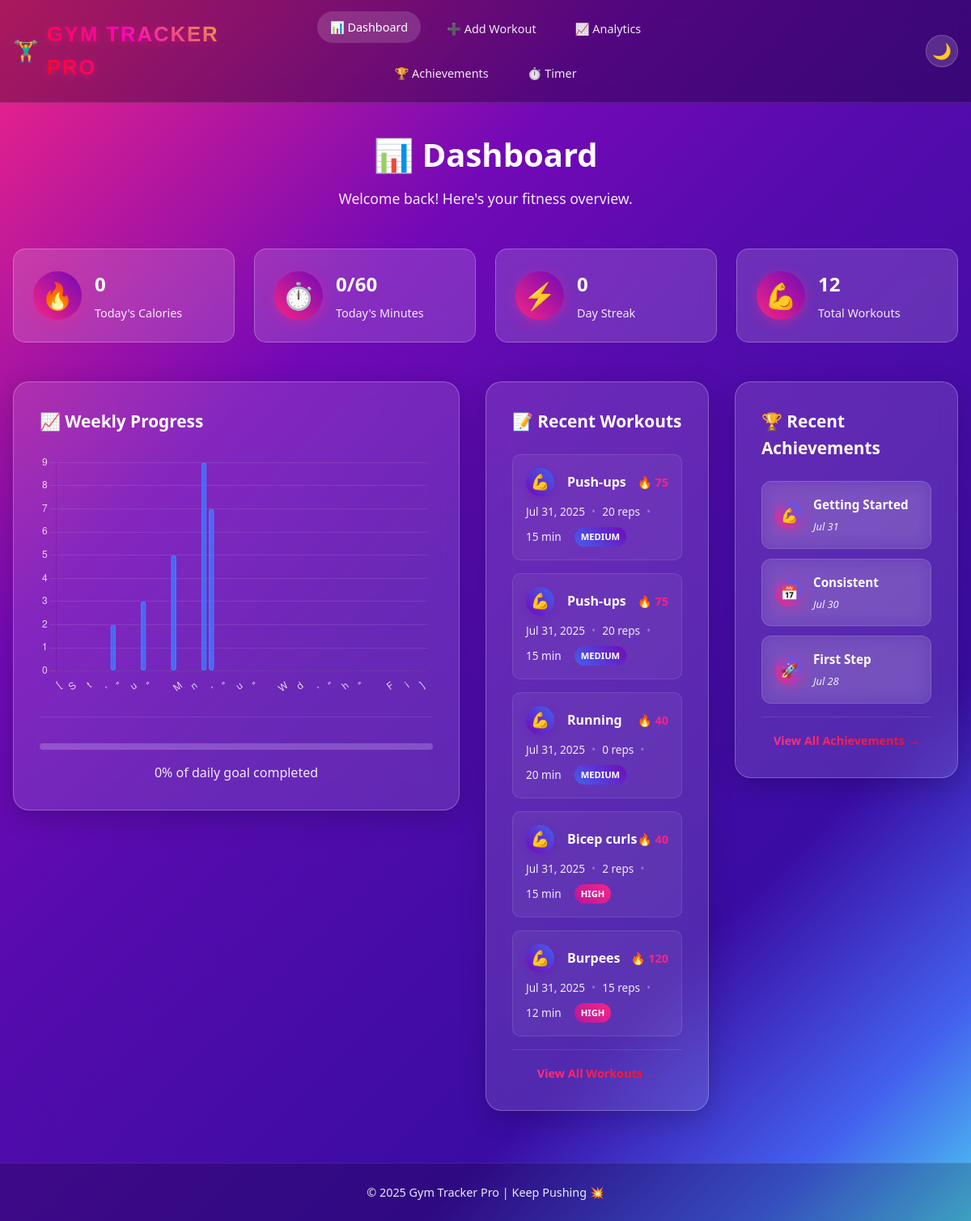
The page / on the database its author committed.
### gymapp/models.py (models this page shows, shortened)
class WorkoutLog(models.Model):
    CATEGORY_CHOICES = [
        ('Chest', 'Chest'),
        ('Back', 'Back'),
        ('Legs', 'Legs'),
        ('Arms', 'Arms'),
        ('Shoulders', 'Shoulders'),
        ('Core', 'Core'),
        ('Cardio', 'Cardio'),
        ('Full Body', 'Full Body'),
    ]
    INTENSITY_CHOICES = [
        ('Low', 'Low'),
        ('Medium', 'Medium'),
        ('High', 'High'),
        ('Extreme', 'Extreme'),
    ]
    date = models.DateField(default=timezone.now)
    workout_name = models.CharField(max_length=100)
    reps = models.PositiveIntegerField(default=0)
    duration_minutes = models.PositiveIntegerField()
    calories_burned = models.PositiveIntegerField()
    exercise_category = models.CharField(max_length=50, choices=CATEGORY_CHOICES)
    intensity = models.CharField(max_length=20, choices=INTENSITY_CHOICES, default='Medium')
    notes = models.TextField(blank=True, null=True)
    class Meta:
        ordering = ['-date', '-id']

class Achievement(models.Model):
    name = models.CharField(max_length=100)
    description = models.TextField()
    icon = models.CharField(max_length=10, default='🏆')
    requirement_type = models.CharField(max_length=50, choices=[
        ('streak', 'Workout Streak'),
        ('total_workouts', 'Total Workouts'),
        ('total_minutes', 'Total Minutes'),
        ('calories_burned', 'Calories Burned'),
    ])
    requirement_value = models.IntegerField()
    date_earned = models.DateField(null=True, blank=True)
    is_earned = models.BooleanField(default=False)

### gymapp/views.py (the view)
# urls.py: path('', views.dashboard, name='dashboard'),
def dashboard(request):
    today = timezone.now().date()
    workouts = WorkoutLog.objects.all().order_by('-date')[:5]
    total_workouts = WorkoutLog.objects.count()
    today_workouts = WorkoutLog.objects.filter(date=today)
    today_calories = today_workouts.aggregate(Sum('calories_burned'))['calories_burned__sum'] or 0
    daily_minutes = today_workouts.aggregate(Sum('duration_minutes'))['duration_minutes__sum'] or 0
    streak = calculate_workout_streak()
    chart_labels, chart_data = get_weekly_chart_data()
    daily_goal = 60
    daily_progress_percentage = min((daily_minutes / daily_goal) * 100, 100) if daily_goal > 0 else 0
    recent_achievements = Achievement.objects.filter(is_earned=True).order_by('-date_earned')[:3]
    context = {
        'workouts': workouts,
        'today_calories': today_calories,
        'daily_minutes': daily_minutes,
        'daily_goal': daily_goal,
        'streak': streak,
        'total_workouts': total_workouts,
        'daily_progress_percentage': daily_progress_percentage,
        'chart_labels': json.dumps(chart_labels),
        'chart_data': json.dumps(chart_data),
        'recent_achievements': recent_achievements,
    }
    return render(request, 'gymapp/dashboard.html', context)

### gymapp/views.py (called while the page is built)
def calculate_workout_streak():
    today = timezone.now().date()
    streak = 0
    current_date = today
    while streak < 365:
        if WorkoutLog.objects.filter(date=current_date).exists():
            streak += 1
            current_date -= timedelta(days=1)
        else:
            break
    return streak

def get_weekly_chart_data():
    today = timezone.now().date()
    week_start = today - timedelta(days=6)
    labels = []
    data = []
    for i in range(7):
        date = week_start + timedelta(days=i)
        labels.append(date.strftime('%a'))
        daily_minutes = WorkoutLog.objects.filter(date=date).aggregate(
            Sum('duration_minutes')
        )['duration_minutes__sum'] or 0
        data.append(daily_minutes)
    return labels, data

### gymapp/templates/gymapp/dashboard.html (shortened to what this page needs)
{% extends 'gymapp/base.html' %}
{% load static %}
{% block content %}
<div class="container">
    <div class="page-header">
        <h1>📊 Dashboard</h1>
        <p>Welcome back! Here's your fitness overview.</p>
    </div>
    <div class="stats-grid">
        <div class="stat-card">
            <div class="stat-icon">🔥</div>
            <div class="stat-content">
                <div class="stat-number">{{ today_calories }}</div>
                <div class="stat-label">Today's Calories</div>
            </div>
        </div>
        <div class="stat-card">
            <div class="stat-icon">⏱️</div>
            <div class="stat-content">
                <div class="stat-number">{{ daily_minutes }}/{{ daily_goal }}</div>
                <div class="stat-label">Today's Minutes</div>
            </div>
        </div>
        <div class="stat-card">
            <div class="stat-icon">⚡</div>
            <div class="stat-content">
                <div class="stat-number">{{ streak }}</div>
                <div class="stat-label">Day Streak</div>
            </div>
        </div>
        <div class="stat-card">
            <div class="stat-icon">💪</div>
            <div class="stat-content">
                <div class="stat-number">{{ total_workouts }}</div>
                <div class="stat-label">Total Workouts</div>
            </div>
        </div>
    </div>
    <div class="dashboard-grid">
        <div class="glass-container chart-section">
            <h3>📈 Weekly Progress</h3>
            <div class="chart-wrapper">
                <canvas id="progressChart"></canvas>
            </div>
            <div class="progress-summary">
                <div class="progress-bar">
                </div>
                <p class="progress-text">{{ daily_progress_percentage|floatformat:0 }}% of daily goal completed</p>
            </div>
        </div>
        <div class="glass-container">
            <h3>📝 Recent Workouts</h3>
            <div class="workout-list">
                {% for workout in workouts %}
                <div class="workout-item">
                    <div class="workout-header">
                        <div class="workout-icon">💪</div>
                        <div class="workout-name">{{ workout.workout_name }}</div>
                        <div class="workout-calories">🔥 {{ workout.calories_burned }}</div>
                    </div>
                    <div class="workout-details">
                        <span>{{ workout.date|date:"M d, Y" }}</span>
                        <span class="separator">•</span>
                        <span>{{ workout.reps }} reps</span>
                        <span class="separator">•</span>
                        <span>{{ workout.duration_minutes }} min</span>
                        <span class="intensity-badge {{ workout.intensity|lower }}">{{ workout.intensity }}</span>
                    </div>
                </div>
                {% empty %}
                <div class="empty-state">
                    <div class="empty-icon">🏃‍♂️</div>
                    <p>No workouts yet. <a href="{% url 'add_workout' %}">Add your first workout!</a></p>
                </div>
                {% endfor %}
            </div>
            {% if workouts %}
            <div class="view-all-link">
                <a href="{% url 'analytics' %}">View All Workouts →</a>
            </div>
            {% endif %}
        </div>
        <div class="glass-container">
            <h3>🏆 Recent Achievements</h3>
            <div class="achievements-list">
                {% for achievement in recent_achievements %}
                <div class="achievement-item">
                    <div class="achievement-icon">{{ achievement.icon }}</div>
                    <div class="achievement-info">
                        <div class="achievement-name">{{ achievement.name }}</div>
                        <div class="achievement-date">{{ achievement.date_earned|date:"M d" }}</div>
                    </div>
                </div>
                {% empty %}
                <div class="empty-state small">
                    <p>🎯 Complete workouts to earn achievements!</p>
                </div>
                {% endfor %}
            </div>
            {% if recent_achievements %}
            <div class="view-all-link">
                <a href="{% url 'achievements' %}">View All Achievements →</a>
            </div>
            {% endif %}
        </div>
    </div>
</div>
{% endblock %}
{% block extra_js %}
<script>
document.addEventListener('DOMContentLoaded', function() {
    const chartLabels = JSON.parse(document.getElementById('chart-labels').textContent);
    const chartData = JSON.parse(document.getElementById('chart-data').textContent);
    const ctx = document.getElementById('progressChart').getContext('2d');
    new Chart(ctx, {
        type: 'bar',
        data: {
            labels: chartLabels,
            datasets: [{
                label: 'Minutes Worked Out',
                data: chartData,
                backgroundColor: 'rgba(64, 123, 255, 0.8)',
                borderColor: 'rgba(64, 123, 255, 1)',
                borderWidth: 2,
                borderRadius: 8,
                borderSkipped: false,
            }]
        },
        options: {
            responsive: true,
            maintainAspectRatio: false,
            plugins: {
                legend: { display: false },
                tooltip: {
                    backgroundColor: 'rgba(0, 0, 0, 0.8)',
                    titleColor: '#fff',
                    bodyColor: '#fff',
                    borderColor: 'rgba(64, 123, 255, 1)',
                    borderWidth: 1
                }
            },
            scales: {
                y: {
                    beginAtZero: true,
                    grid: {
                        color: 'rgba(255, 255, 255, 0.1)'
                    },
                    ticks: {
                        color: 'rgba(255, 255, 255, 0.8)',
                        font: {
                            size: 12
                        }
                    }
                },
                x: {
                    grid: {
                        display: false
                    },
                    ticks: {
                        color: 'rgba(255, 255, 255, 0.8)',
                        font: {
                            size: 12
                        }
                    }
                }
            },
            interaction: {
                intersect: false,
                mode: 'index'
            },
            animation: {
                duration: 1000,
                easing: 'easeInOutQuart'
            }
        }
    });
});
</script>
{% endblock %}

### gymapp/templates/gymapp/base.html (shortened to what this page needs)
{% load static %}
<!DOCTYPE html>
<html lang="en">
<head>
    <link rel="stylesheet" href="{% static 'gymapp/style.css' %}">
    <link href="https://cdnjs.cloudflare.com/ajax/libs/font-awesome/6.0.0/css/all.min.css" rel="stylesheet">
</head>
<body>
    <nav class="navbar">
        <div class="nav-container">
            <div class="nav-brand">
                <h1 class="nav-title">
                    🏋️‍♂️ <span class="gradient-text">Gym Tracker Pro</span>
                </h1>
            </div>
            <div class="nav-center">
                <div class="nav-links">
                    <a href="{% url 'dashboard' %}" class="nav-link {% if request.resolver_match.url_name == 'dashboard' %}active{% endif %}">
                        📊 Dashboard
                    </a>
                    <a href="{% url 'add_workout' %}" class="nav-link {% if request.resolver_match.url_name == 'add_workout' %}active{% endif %}">
                        ➕ Add Workout
                    </a>
                    <a href="{% url 'analytics' %}" class="nav-link {% if request.resolver_match.url_name == 'analytics' %}active{% endif %}">
                        📈 Analytics
                    </a>
                    <a href="{% url 'achievements' %}" class="nav-link {% if request.resolver_match.url_name == 'achievements' %}active{% endif %}">
                        🏆 Achievements
                    </a>
                    <a href="{% url 'timer' %}" class="nav-link {% if request.resolver_match.url_name == 'timer' %}active{% endif %}">
                        ⏱️ Timer
                    </a>
                </div>
            </div>
            <div class="nav-end">
                <button class="theme-toggle" onclick="toggleTheme()">🌙</button>
            </div>
        </div>
    </nav>
    <main class="main-content">
        {% block content %}
        {% endblock %}
    </main>
    <footer class="footer">
        <div class="footer-content">
            <p>© 2025 Gym Tracker Pro | Keep Pushing 💥</p>
        </div>
    </footer>
    {% block extra_js %}{% endblock %}
</body>
</html>

### rows shown on the page
WorkoutLog: workout_name "Push-ups", calories_burned "75", date "Jul 31, 2025", reps "20", duration_minutes "15", intensity "MEDIUM"
WorkoutLog: workout_name "Push-ups", calories_burned "75", date "Jul 31, 2025", reps "20", duration_minutes "15", intensity "MEDIUM"
WorkoutLog: workout_name "Running", calories_burned "40", date "Jul 31, 2025", reps "0", duration_minutes "20", intensity "MEDIUM"
WorkoutLog: workout_name "Bicep curls", calories_burned "40", date "Jul 31, 2025", reps "2", duration_minutes "15", intensity "HIGH"
WorkoutLog: workout_name "Burpees", calories_burned "120", date "Jul 31, 2025", reps "15", duration_minutes "12", intensity "HIGH"
Achievement: icon "💪", name "Getting Started", date_earned "Jul 31"
Achievement: icon "📅", name "Consistent", date_earned "Jul 30"
Achievement: icon "🚀", name "First Step", date_earned "Jul 28"

### other values the page prints
{{ today_calories }} "0"
{{ daily_minutes }} "0"
{{ daily_goal }} "60"
{{ streak }} "0"
{{ total_workouts }} "12"
{{ daily_progress_percentage|floatformat:0 }} "0"
